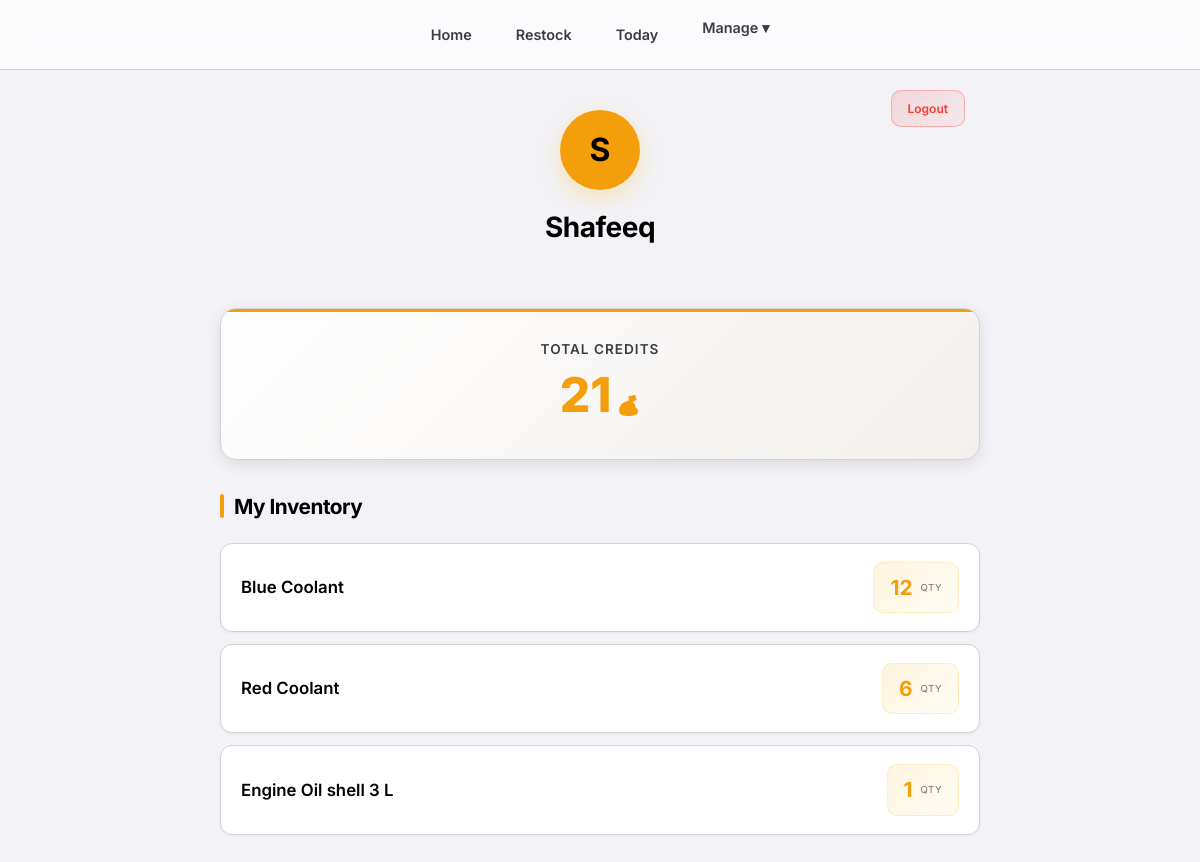
/profile/ (signed in), run on an earlier commit of the app's database.
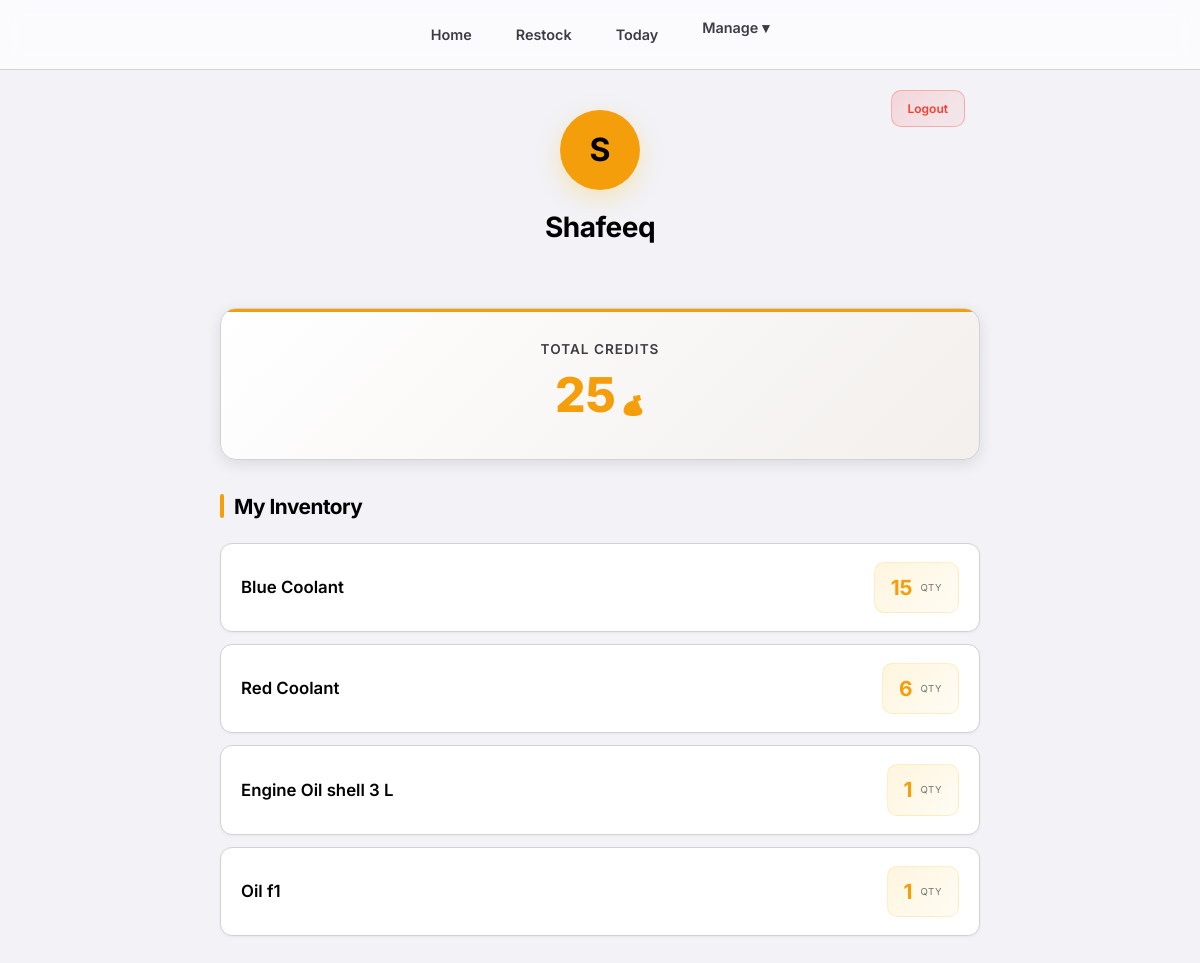
And on a later commit of the database.
### consumables/models.py (models this page shows, shortened)
class Item(models.Model):
    category = models.ForeignKey(Category, related_name='items', on_delete=models.CASCADE)
    subcategory = models.ForeignKey(SubCategory, related_name='items', on_delete=models.SET_NULL, null=True, blank=True)
    name = models.CharField(max_length=200)
    average_stock = models.IntegerField(default=0, help_text="Ideal stock level for calculation")
    current_stock = models.IntegerField(default=0)
    score = models.IntegerField(default=1, help_text="Credits earned per unit taken")
    class Meta:
        constraints = [
            models.UniqueConstraint(
                fields=['category', 'name'],
                condition=models.Q(subcategory__isnull=True),
                name='unique_direct_item_idx'
            ),
            models.UniqueConstraint(
                fields=['subcategory', 'name'],
                name='unique_subcategory_item_idx'
            )
        ]

### consumables/views.py (the view)
# urls.py: path('profile/', views.profile, name='profile'),
@login_required
@login_required
def profile(request, user_id=None):
    if user_id and request.user.is_superuser:
        profile_user = get_object_or_404(User, pk=user_id)
    else:
        profile_user = request.user
    aggr_records = ConsumptionRecord.objects.filter(user=profile_user).values(
        'item__name', 'item__score'
    ).annotate(
        total_qty=Sum('quantity')
    ).order_by('-total_qty')
    inventory_list = []
    total_credits = 0
    for entry in aggr_records:
        qty = entry['total_qty']
        score = entry['item__score']
        credits = qty * score
        total_credits += credits
        inventory_list.append({
            'name': entry['item__name'],
            'quantity': qty,
            'credits': credits
        })
    return render(request, 'consumables/profile.html', {
        'inventory': inventory_list,
        'total_credits': total_credits,
        'profile_user': profile_user
    })

### consumables/templates/consumables/profile.html (shortened to what this page needs)
{% extends 'consumables/base.html' %}
{% block content %}
<div class="profile-header">
    {% if profile_user == request.user %}
    <a href="{% url 'logout' %}" onclick="return confirm('Are you sure you want to logout?')" class="profile-logout-btn">
        Logout
    </a>
    {% endif %}
    <div class="profile-avatar">
        {{ profile_user.first_name|default:profile_user.username|first|upper }}
    </div>
    <h2 class="profile-name">{{ profile_user.first_name|default:profile_user.username }}</h2>
</div>
<div class="credits-card">
    <div class="credits-label">Total Credits</div>
    <div class="credits-amount">
        {{ total_credits }}<span class="credits-icon">💰</span>
    </div>
</div>
<h3 class="section-header">My Inventory</h3>
{% for item in inventory %}
<div class="item-card">
    <div class="item-name">{{ item.name }}</div>
    <div class="item-quantity">
        <span class="item-quantity-number">{{ item.quantity }}</span>
        <span class="item-quantity-label">qty</span>
    </div>
</div>
{% empty %}
<div class="empty-state">
    <div class="empty-state-icon">📦</div>
    <div class="empty-state-text">No items taken yet</div>
</div>
{% endfor %}
{% endblock %}

What changed in the data, as far as the page shows it:
computed for Item "Blue Coolant": quantity "12" → "15"
now on this page (row edited): Item: name "Oil f1", quantity "1"
Also different on the page:
{{ total_credits }}: "21" → "25"
